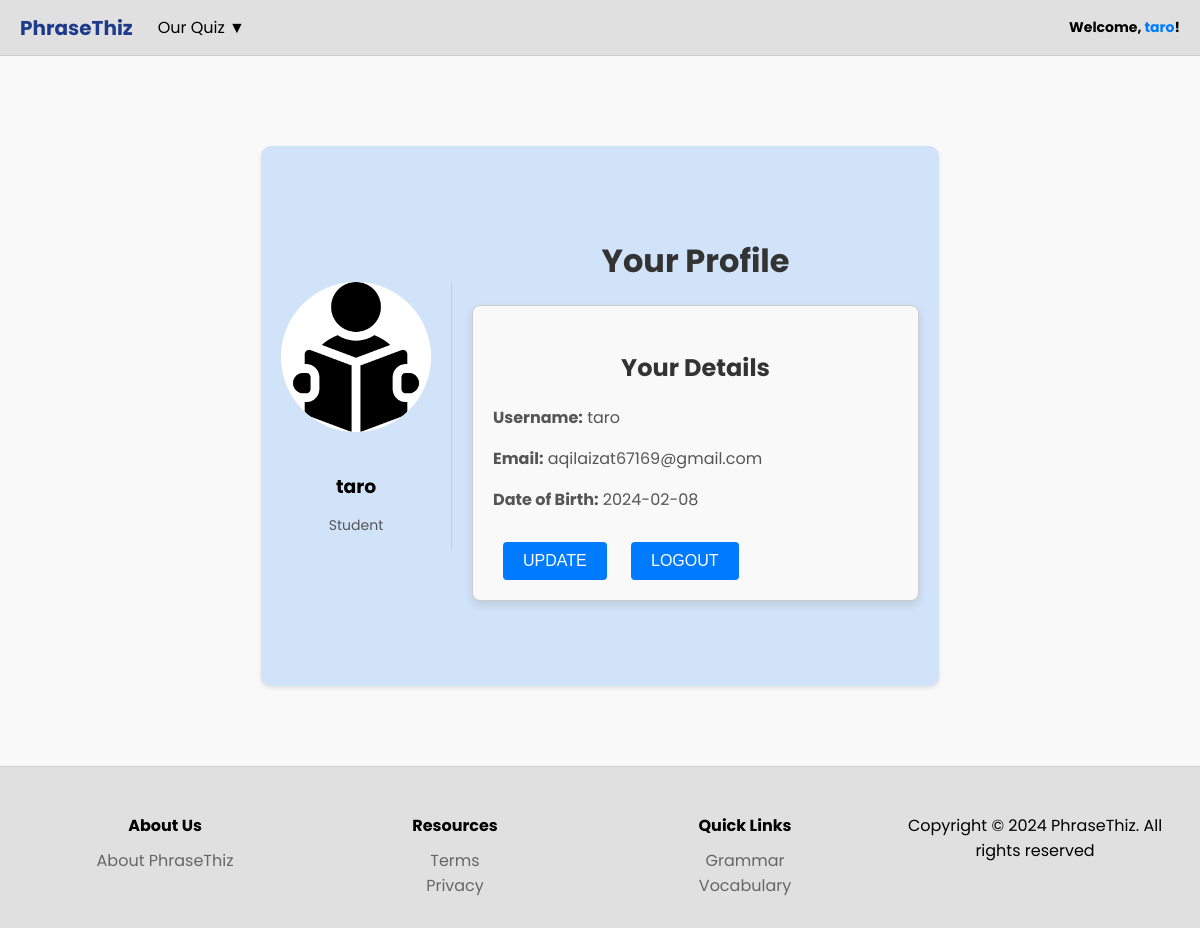
/student/student-profile.php (signed in), run on the app's committed database.
### tables this page shows
CREATE TABLE IF NOT EXISTS `student` (
  `student_id` varchar(50) NOT NULL,
  `username` varchar(50) NOT NULL,
  `password` varchar(255) NOT NULL,
  `email` varchar(100) NOT NULL,
  `dob` date NOT NULL,
  `admin_id` varchar(50) NOT NULL,
  PRIMARY KEY (`student_id`) USING BTREE,
  KEY `admin_id` (`admin_id`)
);

### student/student-profile.php (the view, shortened to what this page needs)
<?php
include("../conn/conn.php");
$student_id = $_SESSION['student_id'];
$query = "SELECT username, email, dob FROM STUDENT WHERE student_id = ?";
$stmt = $con->prepare($query);
$stmt->bind_param("s", $student_id);
$stmt->execute();
$result = $stmt->get_result();
if ($result->num_rows > 0) {
    $student = $result->fetch_assoc();
    $username = htmlspecialchars($student['username']);
    $email = htmlspecialchars($student['email']);
    $dob = htmlspecialchars($student['dob']);
} else {
    header("Location: ../login/login.php");
    exit();
}
?>
<!DOCTYPE html>
<html lang="en">
<head>
    <link rel="stylesheet" href="../css/student-profile.css">
</head>
<body>
    <div class="page-container">
        <header class="header">
            <div class="header-left">
                <a href="student-homepage.php" class="logo">PhraseThiz</a>
                <div class="dropdown">
                    <button class="dropdown-btn">Our Quiz ▼</button>
                </div>
            </div>
            <div class="user-profile">
                <span>Welcome, <a href="../student/student-profile.php" class="profile-link"><?php echo $username; ?></a>!</span>
            </div>
        </header>
        <main class="main-content">
            <section class="profile-section">
                <div class="profile-container">
                    <aside class="profile-sidebar">
                        <div class="avatar-placeholder">
                            <img src="../image/student.jpg" alt="Student Icon">
                        </div>
                        <div class="avatar-profile-text">
                            <h3><?php echo $username; ?></h3>
                            <p>Student</p>
                        </div>
                    </aside>
                    <section class="profile-content">
                        <h2>Your Profile</h2>
                        <div class="details-box">
                            <h3>Your Details</h3>
                            <p><strong>Username:</strong> <?php echo $username; ?></p>
                            <p><strong>Email:</strong> <?php echo $email; ?></p>
                            <p><strong>Date of Birth:</strong> <?php echo $dob; ?></p>
                            <button class="update-button" onclick="updateProfile()">Update</button>
                            <button class="logout-button" onclick="window.location.href='../logout/logout.php'">Logout</button>
                        </div>
                    </section>
                </div>
            </section>
        </main>
        <footer>
            <div class="footer-container">
                <div class="footer-section">
                    <h3>About Us</h3>
                    <ul>
                        <li><a href="../about-us/about-us.php">About PhraseThiz</a></li>
                    </ul>
                </div>
                <div class="footer-section">
                    <h3>Resources</h3>
                    <ul>
                        <li><a href="../term-privacy/term-privacy.php">Terms</a></li>
                        <li><a href="../term-privacy/term-privacy.php">Privacy</a></li>
                    </ul>
                </div>
                <div class="footer-section">
                    <h3>Quick Links</h3>
                    <ul>
                        <li><a href="../student/grammar.php">Grammar</a></li>
                        <li><a href="../student/vocabulary.php">Vocabulary</a></li>
                    </ul>
                </div>
                <div class="footer-section">
                    <p>Copyright &copy; 2024 PhraseThiz. All rights reserved</p>
                </div>
            </div>
        </footer>
    </div>
</body>
</html>

### css/student-profile.css (style rules this page uses)
body, html { margin: 0; padding: 0; height: 100%; font-family: 'Poppins', sans-serif; background-color: #f9f9f9; }
.page-container { display: flex; flex-direction: column; min-height: 100vh; }
.header { display: flex; justify-content: space-between; align-items: center; padding: 10px 20px; background-color: #e0e0e0; border-bottom: 1px solid #ccc; }
.header-left { display: flex; align-items: center; gap: 20px; }
.logo { font-size: 20px; font-weight: bold; color: #1e3a8a; text-decoration: none; }
.dropdown { position: relative; }
.dropdown-btn { background: none; border: none; font-family: 'Poppins'; color: #000; font-size: 16px; cursor: pointer; padding: 5px; transition: color 0.3s; }
.user-profile { font-size: 14px; font-weight: bold; }
.profile-link { text-decoration: none; color: #007BFF; font-weight: bold; }
.main-content { flex: 1; padding: 20px; }
.profile-section { display: flex; justify-content: center; align-items: center; padding-top: 70px; padding-bottom: 60px; }
.profile-container { display: flex; background-color: #d1e3f8; border-radius: 10px; height: 500px; padding: 20px; width: 55%; box-shadow: 0 2px 4px rgba(0, 0, 0, 0.1); justify-content: center; align-items: center; }
.profile-sidebar { width: 25%; text-align: center; border-right: 1px solid #ccc; padding-right: 20px; }
.avatar-placeholder { display: flex; justify-content: center; align-items: center; width: 150px; height: 150px; background-color: #f4f4f4; border-radius: 50%; overflow: hidden; margin: 0 auto; }
.avatar-placeholder img { width: 100%; height: 100%; object-fit: cover; }
.profile-sidebar h3 { margin: 40px 0 5px; }
.profile-sidebar p { color: #555; font-size: 14px; }
.profile-content { width: 75%; padding-left: 20px; }
.profile-content h2 { text-align: center; margin-bottom: 20px; font-size: 2em; color: #333; }
.details-box { padding: 20px; margin: 20px auto; border: 1px solid #ccc; border-radius: 8px; background-color: #f9f9f9; max-width: 600px; box-shadow: 0 4px 8px rgba(0, 0, 0, 0.1); }
.details-box h3 { text-align: center; margin-bottom: 20px; color: #333; font-size: 1.5em; }
.details-box p { margin: 15px 0; font-size: 1em; color: #555; line-height: 1.6; }
.update-button, .logout-button { display: inline-block; padding: 10px 20px; margin: 15px 10px 0; border: none; border-radius: 4px; background-color: #007bff; color: #fff; font-size: 1em; cursor: pointer; text-transform: uppercase; }
footer { background-color: #e0e0e0; padding: 20px; border-top: 1px solid #ccc; text-align: center; margin-top: auto; }
.footer-container { display: flex; flex-wrap: wrap; justify-content: space-between; align-items: flex-start; max-width: 1200px; margin: 0 auto; }
.footer-section { flex: 1; min-width: 200px; margin: 10px; }
.footer-section h3 { font-size: 16px; margin-bottom: 10px; color: #000; }
.footer-section ul { list-style: none; padding: 0; margin: 0; }
.footer-section ul li a { text-decoration: none; color: #666; }

### data on the page
student: username "taro", email "aqilaizat67169@gmail.com", dob "2024-02-08"
